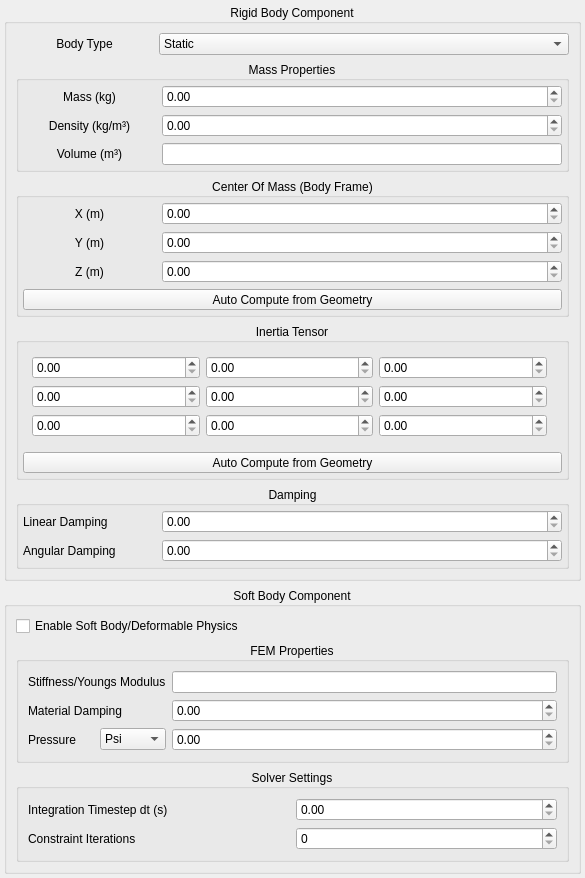
            <widget class="QWidget" name="scrollAreaWidgetContents">
             <property name="geometry">
              <rect>
               <x>0</x>
               <y>-244</y>
               <width>585</width>
               <height>856</height>
              </rect>
             </property>
             <layout class="QGridLayout" name="gridLayout_16">
              <property name="leftMargin">
               <number>4</number>
              </property>
              <property name="topMargin">
               <number>4</number>
              </property>
              <property name="rightMargin">
               <number>4</number>
              </property>
              <property name="bottomMargin">
               <number>4</number>
              </property>
              <item row="0" column="0">
               <widget class="QGroupBox" name="groupBox_4">
                <property name="title">
                 <string>Rigid Body Component</string>
                </property>
                <property name="alignment">
                 <set>Qt::AlignmentFlag::AlignCenter</set>
                </property>
                <layout class="QGridLayout" name="gridLayout_12" columnstretch="1,3">
                 <item row="4" column="0" colspan="2">
                  <widget class="QGroupBox" name="groupBox_9">
                   <property name="title">
                    <string>Inertia Tensor</string>
                   </property>
                   <property name="alignment">
                    <set>Qt::AlignmentFlag::AlignCenter</set>
                   </property>
                   <layout class="QGridLayout" name="gridLayout_14" columnstretch="4,0">
                    <property name="leftMargin">
                     <number>4</number>
                    </property>
                    <property name="topMargin">
                     <number>4</number>
                    </property>
                    <property name="rightMargin">
                     <number>4</number>
                    </property>
                    <property name="bottomMargin">
                     <number>4</number>
                    </property>
                    <item row="0" column="0">
                     <widget class="QWidget" name="widget_4" native="true">
                      <property name="sizePolicy">
                       <sizepolicy hsizetype="Preferred" vsizetype="Expanding">
                        <horstretch>0</horstretch>
                        <verstretch>0</verstretch>
                       </sizepolicy>
                      </property>
                      <layout class="QGridLayout" name="gridLayout_17">
                       <item row="0" column="0">
                        <widget class="QDoubleSpinBox" name="XXInertiaTensorInputDSBox"/>
                       </item>
                       <item row="1" column="1">
                        <widget class="QDoubleSpinBox" name="YYInertiaTensorInputDSBox"/>
                       </item>
                       <item row="2" column="0">
                        <widget class="QDoubleSpinBox" name="ZXInertiaTensorInputDSBox"/>
                       </item>
                       <item row="1" column="0">
                        <widget class="QDoubleSpinBox" name="YXInertiaTensorInputDSBox"/>
                       </item>
                       <item row="2" column="1">
                        <widget class="QDoubleSpinBox" name="ZYInertiaTensorInputDSBox"/>
                       </item>
                       <item row="2" column="2">
                        <widget class="QDoubleSpinBox" name="ZZInertiaTensorInputDSBox"/>
                       </item>
                       <item row="1" column="2">
                        <widget class="QDoubleSpinBox" name="YZInertiaTensorInputDSBox"/>
                       </item>
                       <item row="0" column="1">
                        <widget class="QDoubleSpinBox" name="XYInertiaTensorInputDSBox"/>
                       </item>
                       <item row="0" column="2">
                        <widget class="QDoubleSpinBox" name="XZInertiaTensorInputDSBox"/>
                       </item>
                      </layout>
                     </widget>
                    </item>
                    <item row="2" column="0" colspan="2">
                     <widget class="QToolButton" name="InteriaTensorAutoComputeButton">
                      <property name="sizePolicy">
                       <sizepolicy hsizetype="MinimumExpanding" vsizetype="Fixed">
                        <horstretch>0</horstretch>
                        <verstretch>0</verstretch>
                       </sizepolicy>
                      </property>
                      <property name="text">
                       <string>Auto Compute from Geometry</string>
                      </property>
                     </widget>
                    </item>
                   </layout>
                  </widget>
                 </item>
                 <item row="1" column="0" colspan="2">
                  <widget class="QGroupBox" name="groupBox_10">
                   <property name="title">
                    <string>Mass Properties</string>
                   </property>
                   <property name="alignment">
                    <set>Qt::AlignmentFlag::AlignCenter</set>
                   </property>
                   <layout class="QGridLayout" name="gridLayout_15" columnstretch="1,3">
                    <property name="leftMargin">
                     <number>4</number>
                    </property>
                    <property name="topMargin">
                     <number>4</number>
                    </property>
                    <property name="rightMargin">
                     <number>4</number>
                    </property>
                    <property name="bottomMargin">
                     <number>4</number>
                    </property>
                    <item row="1" column="1">
                     <widget class="QDoubleSpinBox" name="DensityInputDSBox"/>
                    </item>
                    <item row="1" column="0">
                     <widget class="QLabel" name="label_27">
                      <property name="text">
                       <string>Density (kg/m³)</string>
                      </property>
                      <property name="alignment">
                       <set>Qt::AlignmentFlag::AlignCenter</set>
                      </property>
                     </widget>
                    </item>
                    <item row="0" column="0">
                     <widget class="QLabel" name="label_20">
                      <property name="text">
                       <string>Mass (kg)</string>
                      </property>
                      <property name="alignment">
                       <set>Qt::AlignmentFlag::AlignCenter</set>
                      </property>
                     </widget>
                    </item>
                    <item row="0" column="1">
                     <widget class="QDoubleSpinBox" name="MassInputDSBox"/>
                    </item>
                    <item row="2" column="1">
                     <widget class="QLineEdit" name="MeshVolumeDisplayLabel">
                      <property name="readOnly">
                       <bool>true</bool>
                      </property>
                     </widget>
                    </item>
                    <item row="2" column="0">
                     <widget class="QLabel" name="label_28">
                      <property name="text">
                       <string>Volume (m³)</string>
                      </property>
                      <property name="alignment">
                       <set>Qt::AlignmentFlag::AlignCenter</set>
                      </property>
                     </widget>
                    </item>
                   </layout>
                  </widget>
                 </item>
                 <item row="3" column="0" colspan="2">
                  <widget class="QGroupBox" name="groupBox_8">
                   <property name="title">
                    <string>Center Of Mass (Body Frame)</string>
                   </property>
                   <property name="alignment">
                    <set>Qt::AlignmentFlag::AlignCenter</set>
                   </property>
                   <layout class="QGridLayout" name="gridLayout_13" columnstretch="1,3">
                    <property name="leftMargin">
                     <number>4</number>
                    </property>
                    <property name="topMargin">
                     <number>4</number>
                    </property>
                    <property name="rightMargin">
                     <number>4</number>
                    </property>
                    <property name="bottomMargin">
                     <number>4</number>
                    </property>
                    <item row="1" column="0">
                     <widget class="QLabel" name="label_25">
                      <property name="text">
                       <string>Y (m)</string>
                      </property>
                      <property name="alignment">
                       <set>Qt::AlignmentFlag::AlignCenter</set>
                      </property>
                     </widget>
                    </item>
                    <item row="1" column="1">
                     <widget class="QDoubleSpinBox" name="COMYInputDSBox"/>
                    </item>
                    <item row="0" column="1">
                     <widget class="QDoubleSpinBox" name="COMXInputDSBox"/>
                    </item>
                    <item row="0" column="0">
                     <widget class="QLabel" name="label_24">
                      <property name="text">
                       <string>X (m)</string>
                      </property>
                      <property name="alignment">
                       <set>Qt::AlignmentFlag::AlignCenter</set>
                      </property>
                     </widget>
                    </item>
                    <item row="2" column="1">
                     <widget class="QDoubleSpinBox" name="COMZInputDSBox"/>
                    </item>
                    <item row="2" column="0">
                     <widget class="QLabel" name="label_26">
                      <property name="text">
                       <string>Z (m)</string>
                      </property>
                      <property name="alignment">
                       <set>Qt::AlignmentFlag::AlignCenter</set>
                      </property>
                     </widget>
                    </item>
                    <item row="3" column="0" colspan="2">
                     <widget class="QToolButton" name="COMAutoComputeButton">
                      <property name="sizePolicy">
                       <sizepolicy hsizetype="Preferred" vsizetype="Fixed">
                        <horstretch>0</horstretch>
                        <verstretch>0</verstretch>
                       </sizepolicy>
                      </property>
                      <property name="text">
                       <string>Auto Compute from Geometry</string>
                      </property>
                     </widget>
                    </item>
                   </layout>
                  </widget>
                 </item>
                 <item row="0" column="0">
                  <widget class="QLabel" name="label_19">
                   <property name="text">
                    <string>Body Type</string>
                   </property>
                   <property name="alignment">
                    <set>Qt::AlignmentFlag::AlignCenter</set>
                   </property>
                  </widget>
                 </item>
                 <item row="0" column="1">
                  <widget class="QComboBox" name="bodyTypeInputComboBox">
                   <item>
                    <property name="text">
                     <string>Static</string>
                    </property>
                   </item>
                   <item>
                    <property name="text">
                     <string>Dynamic</string>
                    </property>
                   </item>
                   <item>
                    <property name="text">
                     <string>Kinematic</string>
                    </property>
                   </item>
                  </widget>
                 </item>
                 <item row="5" column="0" colspan="2">
                  <widget class="QGroupBox" name="groupBox_5">
                   <property name="title">
                    <string>Damping</string>
                   </property>
                   <property name="alignment">
                    <set>Qt::AlignmentFlag::AlignCenter</set>
                   </property>
                   <layout class="QGridLayout" name="gridLayout_18" columnstretch="1,3">
                    <property name="leftMargin">
                     <number>4</number>
                    </property>
                    <property name="topMargin">
                     <number>4</number>
                    </property>
                    <property name="rightMargin">
                     <number>4</number>
                    </property>
                    <property name="bottomMargin">
                     <number>4</number>
                    </property>
                    <item row="1" column="0">
                     <widget class="QLabel" name="label_22">
                      <property name="text">
                       <string>Angular Damping</string>
                      </property>
                     </widget>
                    </item>
                    <item row="0" column="0">
                     <widget class="QLabel" name="label_21">
                      <property name="text">
                       <string>Linear Damping</string>
                      </property>
                     </widget>
                    </item>
                    <item row="0" column="1">
                     <widget class="QDoubleSpinBox" name="LinearDampingInputDSBox"/>
                    </item>
                    <item row="1" column="1">
                     <widget class="QDoubleSpinBox" name="AngularDampingInputDSBox"/>
                    </item>
                   </layout>
                  </widget>
                 </item>
                </layout>
               </widget>
              </item>
              <item row="1" column="0">
               <widget class="QGroupBox" name="groupBox_6">
                <property name="sizePolicy">
                 <sizepolicy hsizetype="Preferred" vsizetype="Preferred">
                  <horstretch>0</horstretch>
                  <verstretch>0</verstretch>
                 </sizepolicy>
                </property>
                <property name="title">
                 <string>Soft Body Component</string>
                </property>
                <property name="alignment">
                 <set>Qt::AlignmentFlag::AlignCenter</set>
                </property>
                <layout class="QGridLayout" name="gridLayout_19">
                 <item row="0" column="0">
                  <widget class="QCheckBox" name="SoftBodyPhysicsEnableCheckbox">
                   <property name="text">
                    <string>Enable Soft Body/Deformable Physics</string>
                   </property>
                  </widget>
                 </item>
                 <item row="1" column="0">
                  <widget class="QGroupBox" name="groupBox_7">
                   <property name="title">
                    <string>FEM Properties</string>
                   </property>
                   <property name="alignment">
                    <set>Qt::AlignmentFlag::AlignCenter</set>
                   </property>
                   <layout class="QGridLayout" name="gridLayout_20">
                    <item row="2" column="0">
                     <widget class="QLabel" name="label_30">
                      <property name="text">
                       <string>Pressure</string>
                      </property>
                     </widget>
                    </item>
                    <item row="2" column="2">
                     <widget class="QDoubleSpinBox" name="PressureInputDSBox"/>
                    </item>
                    <item row="2" column="1">
                     <widget class="QComboBox" name="PressureUnitSelectionComboBox">
                      <item>
                       <property name="text">
                        <string>Psi</string>
                       </property>
                      </item>
                      <item>
                       <property name="text">
                        <string>Atm</string>
                       </property>
                      </item>
                      <item>
                       <property name="text">
                        <string>Pa</string>
                       </property>
                      </item>
                      <item>
                       <property name="text">
                        <string>Torr</string>
                       </property>
                      </item>
                      <item>
                       <property name="text">
                        <string>Bar</string>
                       </property>
                      </item>
                     </widget>
                    </item>
                    <item row="0" column="2">
                     <widget class="QLineEdit" name="YoungsModulusDisplayLabel">
                      <property name="readOnly">
                       <bool>true</bool>
                      </property>
                     </widget>
                    </item>
                    <item row="1" column="2">
                     <widget class="QDoubleSpinBox" name="MaterialDampingInputDSBox"/>
                    </item>
                    <item row="1" column="0" colspan="2">
                     <widget class="QLabel" name="label_29">
                      <property name="text">
                       <string>Material Damping</string>
                      </property>
                     </widget>
                    </item>
                    <item row="0" column="0" colspan="2">
                     <widget class="QLabel" name="label_23">
                      <property name="text">
                       <string>Stiffness/Youngs Modulus</string>
                      </property>
                     </widget>
                    </item>
                   </layout>
                  </widget>
                 </item>
                 <item row="2" column="0">
                  <widget class="QGroupBox" name="groupBox_11">
                   <property name="title">
                    <string>Solver Settings</string>
                   </property>
                   <property name="alignment">
                    <set>Qt::AlignmentFlag::AlignCenter</set>
                   </property>
                   <layout class="QGridLayout" name="gridLayout_21">
                    <item row="0" column="0">
                     <widget class="QLabel" name="label_31">
                      <property name="text">
                       <string>Integration Timestep dt (s)</string>
                      </property>
                     </widget>
                    </item>
                    <item row="0" column="1">
                     <widget class="QDoubleSpinBox" name="IntegrationTimestepInputDSBox"/>
                    </item>
                    <item row="1" column="1">
                     <widget class="QSpinBox" name="ConstraintIterationsInputSpinBox"/>
                    </item>
                    <item row="1" column="0">
                     <widget class="QLabel" name="label_32">
                      <property name="text">
                       <string>Constraint Iterations</string>
                      </property>
                     </widget>
                    </item>
                   </layout>
                  </widget>
                 </item>
                </layout>
               </widget>
              </item>
             </layout>
            </widget>
